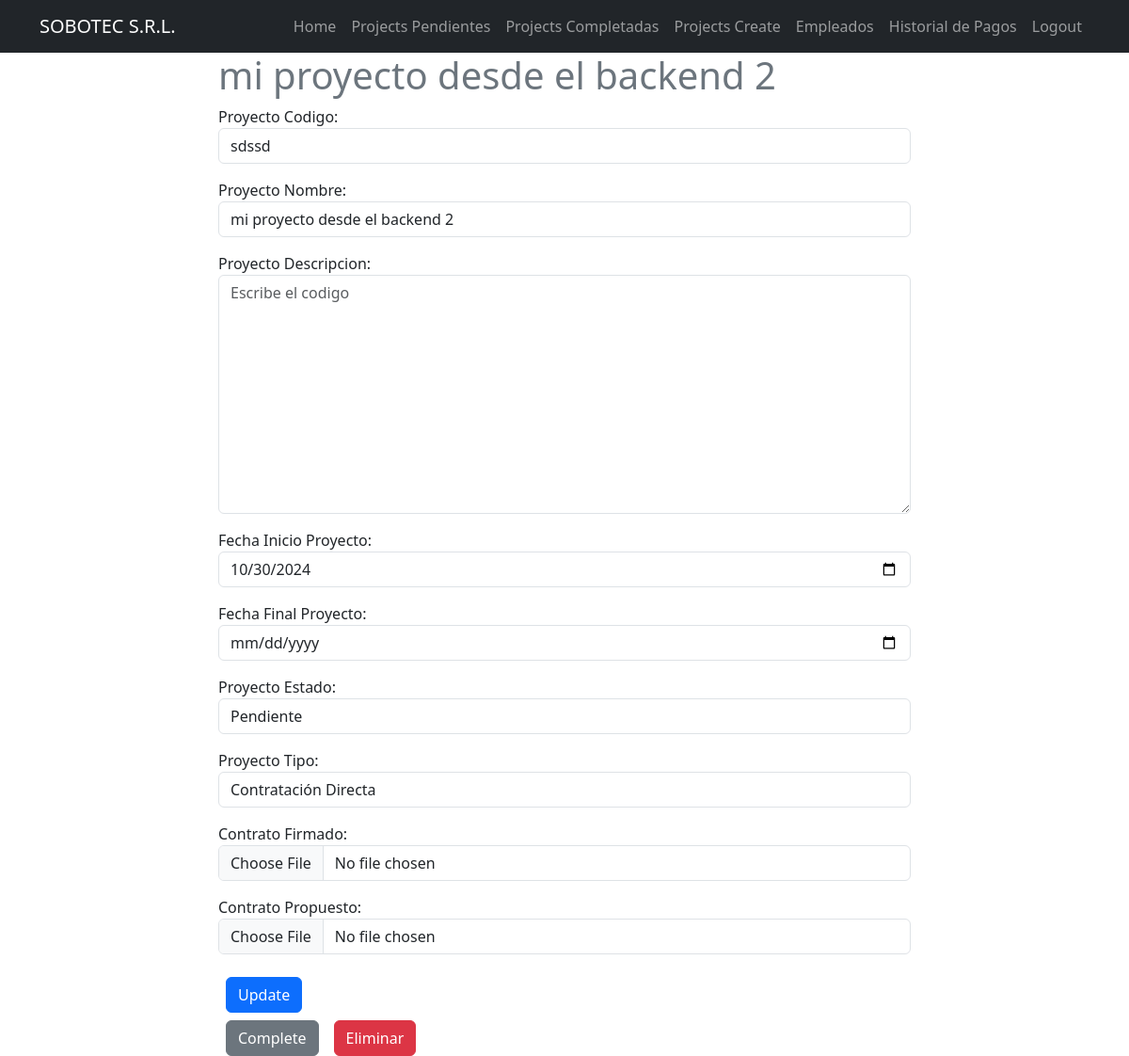
Screenshot of /projects/8/ (signed in) with the database file from the repository.
### projects/models.py (models this page shows, shortened)
class Project(models.Model):
    PROJECT_STATUS_CHOICES = [
        ('pendiente', 'Pendiente'),         # Pendiente
        ('en_progreso', 'En Progreso'), # En Proceso
        ('completado', 'Completado'),     # Terminado
    ]
    PROJECT_TYPE_CHOICES = [
        ('licitacion', 'Licitación'),            # Licitación
        ('contratacion_directa', 'Contratación Directa'),  # Contratación directa
    ]
    code = models.CharField(max_length=20, unique=True, verbose_name="Proyecto Codigo")
    name = models.CharField(max_length=200, unique=True, verbose_name="Proyecto Nombre")
    description = models.TextField(blank=True, verbose_name="Proyecto Descripcion")
    start_date = models.DateField(verbose_name="Fecha Inicio Proyecto")
    end_date = models.DateField(null=True, blank=True, verbose_name="Fecha Final Proyecto")
    project_status = models.CharField(max_length=20, choices=PROJECT_STATUS_CHOICES, default='pendiente', verbose_name="Proyecto Estado")
    project_type = models.CharField(max_length=30, choices=PROJECT_TYPE_CHOICES, default='contratacion_directa', verbose_name="Proyecto Tipo")
    photo_signed_contract = models.ImageField(upload_to="contrato_firmado",null = True, blank= True, verbose_name="Contrato Firmado")
    photo_proposed_contract = models.ImageField(upload_to="contrato_propueso",null = True, blank= True, verbose_name="Contrato Propuesto")
    created =models.DateTimeField(auto_now_add=True)
    user = models.ForeignKey(User, on_delete=models.CASCADE)# Empleado que herede de user

### projects/views.py (the view, shortened to what this page needs)
# urls.py: path('projects/<int:id_project>/', views.project_detail, name='project_detail'),
@login_required
def project_detail(request, id_project):
    if request.method == 'GET':
        project = get_object_or_404(Project, pk = id_project, user=request.user)
        form = ProjectForm(instance=project)
        return render(request, 'project_detail.html', {
            'project': project,
            'form': form
        })

### projects/form.py
class ProjectForm(forms.ModelForm):
    class Meta:
        model = Project
        fields = ['code', 'name', 'description', 'start_date', 'end_date', 'project_status', 'project_type', 'photo_signed_contract', 'photo_proposed_contract']
        widgets = {
            'code': forms.TextInput(attrs={'class':'form-control', 'placeholder': 'Escribe el codigo'}),
            'name': forms.TextInput(attrs={'class':'form-control', 'placeholder': 'Escribe el codigo'}),
            'description': forms.Textarea(attrs={'class':'form-control', 'placeholder': 'Escribe el codigo'}),
            'start_date': forms.DateInput(attrs={'class': 'form-control', 'type': 'date'}),
            'end_date': forms.DateInput(attrs={'class':'form-control', 'type': 'date'}),
            'project_status': forms.Select(attrs={'class':'form-control'}),
            'project_type': forms.Select(attrs={'class':'form-control'}),
            'photo_signed_contract': forms.ClearableFileInput(attrs={'class':'form-control'}),
            'photo_proposed_contract': forms.ClearableFileInput(attrs={'class':'form-control'})
        }

### projects/templates/project_detail.html (shortened to what this page needs)
{% extends 'base.html' %}
{% block content %}
<main class="container">
    <div class="row">
        <div class="col-md-8 offset-md-2">
            <h1 class="text-secondary">{{project.name}}</h1>
            <form method="POST">
                {{form.as_p}}
                <button class="btn btn-primary mx-2 my-2" type="submit">
                    Update
                </button>
            </form>
            <div class="d-flex">
                <form action="{% url 'project_complete' project.id %}" method="POST">
                    <button class="btn btn-secondary mx-2" type="submit">
                        Complete
                    </button>
                </form>
                <form action="{% url 'project_delete' project.id %}" method="POST">
                    <button class="btn btn-danger mx-2" type="submit">
                        Eliminar
                    </button>
                </form>
            </div>
        </div>
    </div>
</main>
{% endblock %}

### rows the page displays
Project: name "mi proyecto desde el backend 2", code "sdssd", start_date "10/30/2024", project_status "Pendiente", project_type "Contratación Directa"
